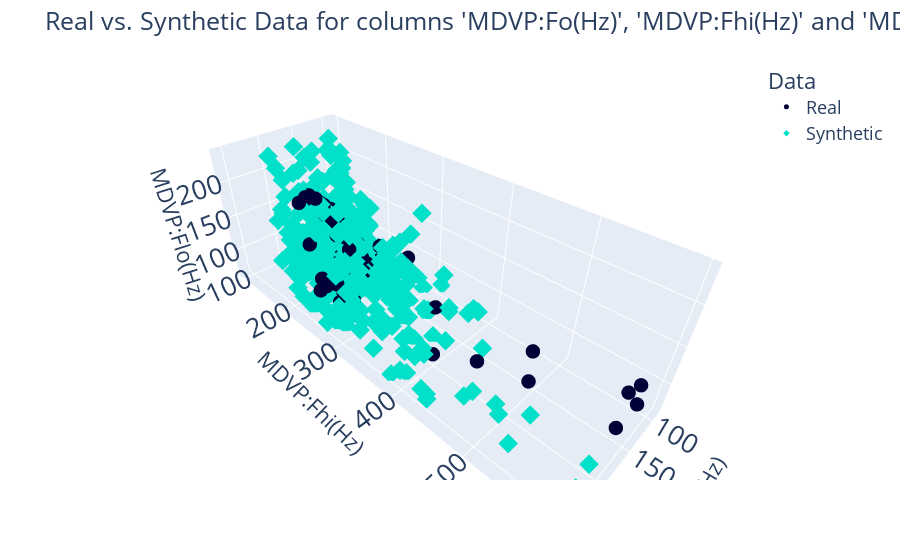

Notebook source saved alongside this figure:
### Code cell
PosCampoInicial = 1
compare_3d(DataPrincipal.iloc[:,PosCampoInicial:PosCampoInicial+3], DataSintetico.iloc[:,PosCampoInicial:PosCampoInicial+3]).show("vscode")

### Figure 1 — Plotly figure (JSON) as saved in the notebook; plotly's stock layout.template omitted (floating-point values rounded to 4 significant figures; data arrays with more than 128 entries replaced by an {"elided": "..."} marker saying what was removed)
{"data": [{"hovertemplate": "Data=Real<br>MDVP:Fo(Hz)=%{x}<br>MDVP:Fhi(Hz)=%{y}<br>MDVP:Flo(Hz)=%{z}<extra></extra>", "legendgroup": "Real", "marker": {"color": "#000036", "size": 5, "symbol": "circle"}, "mode": "markers", "name": "Real", "scene": "scene", "showlegend": true, "type": "scatter3d", "x": {"elided": "168 float values"}, "y": {"elided": "168 float values"}, "z": {"elided": "168 float values"}}, {"hovertemplate": "Data=Synthetic<br>MDVP:Fo(Hz)=%{x}<br>MDVP:Fhi(Hz)=%{y}<br>MDVP:Flo(Hz)=%{z}<extra></extra>", "legendgroup": "Synthetic", "marker": {"color": "#01E0C9", "size": 5, "symbol": "diamond"}, "mode": "markers", "name": "Synthetic", "scene": "scene", "showlegend": true, "type": "scatter3d", "x": {"elided": "500 float values"}, "y": {"elided": "500 float values"}, "z": {"elided": "500 float values"}}], "layout": {"font": {"size": 18}, "legend": {"title": {"text": "Data"}, "tracegroupgap": 0}, "margin": {"t": 60}, "plot_bgcolor": "#F5F5F8", "scene": {"domain": {"x": [0, 1], "y": [0, 1]}, "xaxis": {"title": {"text": "MDVP:Fo(Hz)"}}, "yaxis": {"title": {"text": "MDVP:Fhi(Hz)"}}, "zaxis": {"title": {"text": "MDVP:Flo(Hz)"}}}, "showlegend": true, "title": {"text": "Real vs. Synthetic Data for columns 'MDVP:Fo(Hz)', 'MDVP:Fhi(Hz)' and 'MDVP:Flo(Hz)'"}}}
